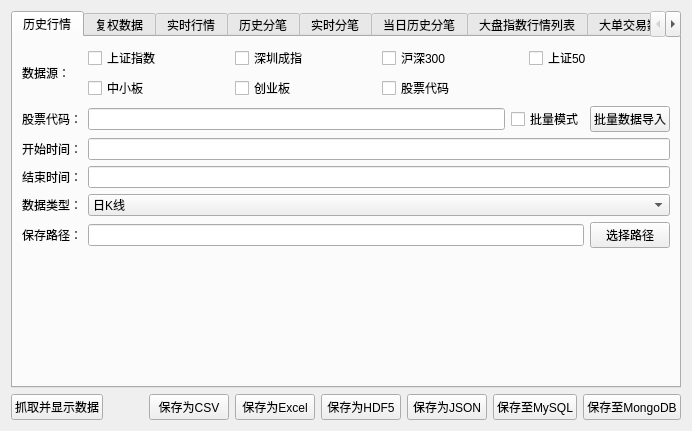
<?xml version="1.0" encoding="UTF-8"?>
<ui version="4.0">
 <class>transactionDataWidget</class>
 <widget class="QWidget" name="transactionDataWidget">
  <property name="geometry">
   <rect>
    <x>0</x>
    <y>0</y>
    <width>692</width>
    <height>431</height>
   </rect>
  </property>
  <property name="windowTitle">
   <string>股票数据</string>
  </property>
  <layout class="QVBoxLayout" name="verticalLayout">
   <item>
    <widget class="QTabWidget" name="tabWidget">
     <property name="currentIndex">
      <number>0</number>
     </property>
     <widget class="QWidget" name="tabHistoricalQuotation">
      <attribute name="title">
       <string>历史行情</string>
      </attribute>
      <layout class="QGridLayout" name="gridLayout_2">
       <item row="0" column="0">
        <widget class="QLabel" name="labDataSource">
         <property name="text">
          <string>数据源：</string>
         </property>
        </widget>
       </item>
       <item row="0" column="1">
        <layout class="QGridLayout" name="gridLayout">
         <item row="0" column="0">
          <widget class="QCheckBox" name="chkBoxSH">
           <property name="text">
            <string>上证指数</string>
           </property>
           <attribute name="buttonGroup">
            <string notr="true">buttonGroup</string>
           </attribute>
          </widget>
         </item>
         <item row="0" column="1">
          <widget class="QCheckBox" name="chkBoxSZ">
           <property name="text">
            <string>深圳成指</string>
           </property>
           <attribute name="buttonGroup">
            <string notr="true">buttonGroup</string>
           </attribute>
          </widget>
         </item>
         <item row="0" column="2">
          <widget class="QCheckBox" name="chkBoxHS300">
           <property name="text">
            <string>沪深300</string>
           </property>
           <attribute name="buttonGroup">
            <string notr="true">buttonGroup</string>
           </attribute>
          </widget>
         </item>
         <item row="0" column="3">
          <widget class="QCheckBox" name="chkBoxSZ50">
           <property name="text">
            <string>上证50</string>
           </property>
           <attribute name="buttonGroup">
            <string notr="true">buttonGroup</string>
           </attribute>
          </widget>
         </item>
         <item row="1" column="0">
          <widget class="QCheckBox" name="chkBoxZXB">
           <property name="text">
            <string>中小板</string>
           </property>
           <attribute name="buttonGroup">
            <string notr="true">buttonGroup</string>
           </attribute>
          </widget>
         </item>
         <item row="1" column="1">
          <widget class="QCheckBox" name="chkBoxCYB">
           <property name="text">
            <string>创业板</string>
           </property>
           <attribute name="buttonGroup">
            <string notr="true">buttonGroup</string>
           </attribute>
          </widget>
         </item>
         <item row="1" column="2" colspan="2">
          <widget class="QCheckBox" name="chkBoxStockCode">
           <property name="text">
            <string>股票代码</string>
           </property>
           <attribute name="buttonGroup">
            <string notr="true">buttonGroup</string>
           </attribute>
          </widget>
         </item>
        </layout>
       </item>
       <item row="1" column="0">
        <widget class="QLabel" name="labStockCodeForHistoricalQuotation">
         <property name="text">
          <string>股票代码：</string>
         </property>
        </widget>
       </item>
       <item row="1" column="1">
        <layout class="QHBoxLayout" name="horizontalLayout_2">
         <item>
          <widget class="QLineEdit" name="lineEditStockCodeForHistoricalQuotation"/>
         </item>
         <item>
          <widget class="QCheckBox" name="chkBoxBulkModeForHistoricalQuotation">
           <property name="text">
            <string>批量模式</string>
           </property>
          </widget>
         </item>
         <item>
          <widget class="QPushButton" name="btnBulkModeForHistoricalQuotation">
           <property name="text">
            <string>批量数据导入</string>
           </property>
          </widget>
         </item>
        </layout>
       </item>
       <item row="2" column="0">
        <widget class="QLabel" name="labStartTimeForHistoricalQuotation">
         <property name="text">
          <string>开始时间：</string>
         </property>
        </widget>
       </item>
       <item row="2" column="1">
        <widget class="LineEdit" name="lineEditStartTimeForHistoricalQuotation"/>
       </item>
       <item row="3" column="0">
        <widget class="QLabel" name="labEndTimeForHistoricalQuotation">
         <property name="text">
          <string>结束时间：</string>
         </property>
        </widget>
       </item>
       <item row="3" column="1">
        <widget class="LineEdit" name="lineEditEndTimeForHistoricalQuotation"/>
       </item>
       <item row="4" column="0">
        <widget class="QLabel" name="labDataType">
         <property name="text">
          <string>数据类型：</string>
         </property>
        </widget>
       </item>
       <item row="4" column="1">
        <widget class="QComboBox" name="comboBoxDataType">
         <item>
          <property name="text">
           <string>日K线</string>
          </property>
         </item>
         <item>
          <property name="text">
           <string>每周</string>
          </property>
         </item>
         <item>
          <property name="text">
           <string>每月</string>
          </property>
         </item>
         <item>
          <property name="text">
           <string>5分钟</string>
          </property>
         </item>
         <item>
          <property name="text">
           <string>15分钟</string>
          </property>
         </item>
         <item>
          <property name="text">
           <string>30分钟</string>
          </property>
         </item>
         <item>
          <property name="text">
           <string>60分钟</string>
          </property>
         </item>
        </widget>
       </item>
       <item row="5" column="0">
        <widget class="QLabel" name="labSavePathForHistoricalQuotation">
         <property name="text">
          <string>保存路径：</string>
         </property>
        </widget>
       </item>
       <item row="5" column="1">
        <layout class="QHBoxLayout" name="horizontalLayout_9">
         <item>
          <widget class="LineEdit" name="lineEditSavePathForHistoricalQuotation"/>
         </item>
         <item>
          <widget class="QPushButton" name="btnSavePathForHistoricalQuotation">
           <property name="text">
            <string>选择路径</string>
           </property>
          </widget>
         </item>
        </layout>
       </item>
       <item row="6" column="0" colspan="2">
        <widget class="QWidget" name="widgetHistoricalQuotation" native="true">
         <property name="sizePolicy">
          <sizepolicy hsizetype="Preferred" vsizetype="Expanding">
           <horstretch>0</horstretch>
           <verstretch>0</verstretch>
          </sizepolicy>
         </property>
        </widget>
       </item>
      </layout>
     </widget>
     <widget class="QWidget" name="tabRehabilitationData">
      <attribute name="title">
       <string>复权数据</string>
      </attribute>
      <layout class="QVBoxLayout" name="verticalLayout_3">
       <item>
        <layout class="QGridLayout" name="gridLayout_3">
         <item row="0" column="0">
          <widget class="QLabel" name="labStockCodeForRehabilitationData">
           <property name="text">
            <string>股票代码：</string>
           </property>
          </widget>
         </item>
         <item row="0" column="1">
          <layout class="QHBoxLayout" name="horizontalLayout_3">
           <item>
            <widget class="QLineEdit" name="lineEditStockCodeForRehabilitationData"/>
           </item>
           <item>
            <widget class="QCheckBox" name="chkBoxBulkModeForRehabilitationData">
             <property name="text">
              <string>批量模式</string>
             </property>
            </widget>
           </item>
           <item>
            <widget class="QPushButton" name="btnBulkModeForRehabilitationData">
             <property name="text">
              <string>批量数据导入</string>
             </property>
            </widget>
           </item>
          </layout>
         </item>
         <item row="1" column="0">
          <widget class="QLabel" name="labStartTimeForRehabilitationData">
           <property name="text">
            <string>开始时间：</string>
           </property>
          </widget>
         </item>
         <item row="1" column="1">
          <widget class="LineEdit" name="lineEditStartTimeForRehabilitationData"/>
         </item>
         <item row="2" column="0">
          <widget class="QLabel" name="labEndTimeForRehabilitationData">
           <property name="text">
            <string>结束时间：</string>
           </property>
          </widget>
         </item>
         <item row="2" column="1">
          <widget class="LineEdit" name="lineEditEndTimeForRehabilitationData"/>
         </item>
         <item row="3" column="0">
          <widget class="QLabel" name="labRehabilitationType">
           <property name="text">
            <string>复权类型：</string>
           </property>
          </widget>
         </item>
         <item row="3" column="1">
          <widget class="QComboBox" name="comboBoxRehabilitationType">
           <item>
            <property name="text">
             <string>前复权</string>
            </property>
           </item>
           <item>
            <property name="text">
             <string>后复权</string>
            </property>
           </item>
           <item>
            <property name="text">
             <string>不复权</string>
            </property>
           </item>
          </widget>
         </item>
         <item row="4" column="1">
          <layout class="QHBoxLayout" name="horizontalLayout_4">
           <item>
            <widget class="QCheckBox" name="chkBoxYes">
             <property name="text">
              <string>是</string>
             </property>
             <attribute name="buttonGroup">
              <string notr="true">buttonGroup_2</string>
             </attribute>
            </widget>
           </item>
           <item>
            <widget class="QCheckBox" name="chkBoxNo">
             <property name="text">
              <string>否</string>
             </property>
             <attribute name="buttonGroup">
              <string notr="true">buttonGroup_2</string>
             </attribute>
            </widget>
           </item>
           <item>
            <spacer name="horizontalSpacer_2">
             <property name="orientation">
              <enum>Qt::Horizontal</enum>
             </property>
             <property name="sizeHint" stdset="0">
              <size>
               <width>40</width>
               <height>20</height>
              </size>
             </property>
            </spacer>
           </item>
          </layout>
         </item>
         <item row="4" column="0">
          <widget class="QLabel" name="labIsMarketIndex">
           <property name="text">
            <string>是否为大盘指数：</string>
           </property>
          </widget>
         </item>
         <item row="5" column="0">
          <widget class="QLabel" name="labSavePathForRehabilitationData">
           <property name="text">
            <string>保存路径：</string>
           </property>
          </widget>
         </item>
         <item row="5" column="1">
          <layout class="QHBoxLayout" name="horizontalLayout_10">
           <item>
            <widget class="QLineEdit" name="lineEditSavePathForRehabilitationData"/>
           </item>
           <item>
            <widget class="QPushButton" name="btnSavePathForRehabilitationData">
             <property name="text">
              <string>选择路径</string>
             </property>
            </widget>
           </item>
          </layout>
         </item>
        </layout>
       </item>
       <item>
        <widget class="QWidget" name="widgetRehabilitationData" native="true">
         <property name="sizePolicy">
          <sizepolicy hsizetype="Preferred" vsizetype="Expanding">
           <horstretch>0</horstretch>
           <verstretch>0</verstretch>
          </sizepolicy>
         </property>
        </widget>
       </item>
      </layout>
     </widget>
     <widget class="QWidget" name="tabRealTimeQuotes">
      <attribute name="title">
       <string>实时行情</string>
      </attribute>
      <layout class="QVBoxLayout" name="verticalLayout_4">
       <item>
        <layout class="QHBoxLayout" name="horizontalLayout_17">
         <item>
          <widget class="QLabel" name="labSavePathForRealTimeQuotation">
           <property name="text">
            <string>保存路径：</string>
           </property>
          </widget>
         </item>
         <item>
          <widget class="QLineEdit" name="lineEditSavePathForRealTimeQuotation"/>
         </item>
         <item>
          <widget class="QPushButton" name="btnSavePathForRealTimeQuotation">
           <property name="text">
            <string>选择路径</string>
           </property>
          </widget>
         </item>
        </layout>
       </item>
       <item>
        <widget class="QWidget" name="widgetRealTimeQuotes" native="true">
         <property name="sizePolicy">
          <sizepolicy hsizetype="Expanding" vsizetype="Expanding">
           <horstretch>0</horstretch>
           <verstretch>0</verstretch>
          </sizepolicy>
         </property>
        </widget>
       </item>
      </layout>
     </widget>
     <widget class="QWidget" name="tabHistoricalTick">
      <attribute name="title">
       <string>历史分笔</string>
      </attribute>
      <layout class="QVBoxLayout" name="verticalLayout_5">
       <item>
        <layout class="QGridLayout" name="gridLayout_4">
         <item row="0" column="0">
          <widget class="QLabel" name="labStockCodeForHistoricalTick">
           <property name="text">
            <string>股票代码：</string>
           </property>
          </widget>
         </item>
         <item row="0" column="1">
          <layout class="QHBoxLayout" name="horizontalLayout_6">
           <item>
            <widget class="QLineEdit" name="lineEditStockCodeForHistoricalTick"/>
           </item>
           <item>
            <widget class="QCheckBox" name="chkBoxBulkModeForHistoricalTick">
             <property name="text">
              <string>批量模式</string>
             </property>
            </widget>
           </item>
           <item>
            <widget class="QPushButton" name="btnBulkModeForHistoricalTick">
             <property name="text">
              <string>批量数据导入</string>
             </property>
            </widget>
           </item>
          </layout>
         </item>
         <item row="1" column="0">
          <widget class="QLabel" name="labTickTimeForHistoricalTick">
           <property name="text">
            <string>分笔日期：</string>
           </property>
          </widget>
         </item>
         <item row="1" column="1">
          <widget class="LineEdit" name="lineEditTickTimeForHistoricalTick"/>
         </item>
         <item row="2" column="0">
          <widget class="QLabel" name="labSavePathForHistoricalTick">
           <property name="text">
            <string>保存路径：</string>
           </property>
          </widget>
         </item>
         <item row="2" column="1">
          <layout class="QHBoxLayout" name="horizontalLayout_14">
           <item>
            <widget class="QLineEdit" name="lineEditSavePathForHistoricalTick"/>
           </item>
           <item>
            <widget class="QPushButton" name="btnSavePathForHistoricalTick">
             <property name="text">
              <string>选择路径</string>
             </property>
            </widget>
           </item>
          </layout>
         </item>
        </layout>
       </item>
       <item>
        <widget class="QWidget" name="widgetHistoricalTick" native="true">
         <property name="sizePolicy">
          <sizepolicy hsizetype="Preferred" vsizetype="Expanding">
           <horstretch>0</horstretch>
           <verstretch>0</verstretch>
          </sizepolicy>
         </property>
        </widget>
       </item>
      </layout>
     </widget>
     <widget class="QWidget" name="tabRealTimeTick">
      <attribute name="title">
       <string>实时分笔</string>
      </attribute>
      <layout class="QVBoxLayout" name="verticalLayout_6">
       <item>
        <layout class="QGridLayout" name="gridLayout_6">
         <item row="0" column="0">
          <widget class="QLabel" name="labDataSourceForRealTimeTick">
           <property name="text">
            <string>数据源：</string>
           </property>
          </widget>
         </item>
         <item row="0" column="1">
          <layout class="QGridLayout" name="gridLayout_5">
           <item row="0" column="0">
            <widget class="QCheckBox" name="chkBoxSHForRealTimeTick">
             <property name="sizePolicy">
              <sizepolicy hsizetype="Expanding" vsizetype="Fixed">
               <horstretch>0</horstretch>
               <verstretch>0</verstretch>
              </sizepolicy>
             </property>
             <property name="text">
              <string>上证指数</string>
             </property>
             <attribute name="buttonGroup">
              <string notr="true">buttonGroup_2</string>
             </attribute>
            </widget>
           </item>
           <item row="0" column="1">
            <widget class="QCheckBox" name="chkBoxSZForRealTimeTick">
             <property name="sizePolicy">
              <sizepolicy hsizetype="Expanding" vsizetype="Fixed">
               <horstretch>0</horstretch>
               <verstretch>0</verstretch>
              </sizepolicy>
             </property>
             <property name="text">
              <string>深圳成指</string>
             </property>
             <attribute name="buttonGroup">
              <string notr="true">buttonGroup_2</string>
             </attribute>
            </widget>
           </item>
           <item row="0" column="2">
            <widget class="QCheckBox" name="chkBoxHS300ForRealTimeTick">
             <property name="sizePolicy">
              <sizepolicy hsizetype="Expanding" vsizetype="Fixed">
               <horstretch>0</horstretch>
               <verstretch>0</verstretch>
              </sizepolicy>
             </property>
             <property name="text">
              <string>沪深300</string>
             </property>
             <attribute name="buttonGroup">
              <string notr="true">buttonGroup_2</string>
             </attribute>
            </widget>
           </item>
           <item row="0" column="3">
            <widget class="QCheckBox" name="chkBoxSZ50ForRealTimeTick">
             <property name="sizePolicy">
              <sizepolicy hsizetype="Expanding" vsizetype="Fixed">
               <horstretch>0</horstretch>
               <verstretch>0</verstretch>
              </sizepolicy>
             </property>
             <property name="text">
              <string>上证50</string>
             </property>
             <attribute name="buttonGroup">
              <string notr="true">buttonGroup_2</string>
             </attribute>
            </widget>
           </item>
           <item row="1" column="0">
            <widget class="QCheckBox" name="chkBoxZXBForRealTimeTick">
             <property name="text">
              <string>中小板</string>
             </property>
             <attribute name="buttonGroup">
              <string notr="true">buttonGroup_2</string>
             </attribute>
            </widget>
           </item>
           <item row="1" column="1">
            <widget class="QCheckBox" name="chkBoxCYBForRealTimeTick">
             <property name="text">
              <string>创业板</string>
             </property>
             <attribute name="buttonGroup">
              <string notr="true">buttonGroup_2</string>
             </attribute>
            </widget>
           </item>
           <item row="1" column="2" colspan="2">
            <widget class="QCheckBox" name="chkBoxStockCodeForRealTimeTick">
             <property name="text">
              <string>股票代码</string>
             </property>
             <attribute name="buttonGroup">
              <string notr="true">buttonGroup_2</string>
             </attribute>
            </widget>
           </item>
          </layout>
         </item>
         <item row="1" column="0">
          <widget class="QLabel" name="labStockCodeForRealTimeTick">
           <property name="text">
            <string>股票代码：</string>
           </property>
          </widget>
         </item>
         <item row="1" column="1">
          <layout class="QHBoxLayout" name="horizontalLayout_5">
           <item>
            <widget class="QLineEdit" name="lineEditStockCodeForRealTimeTick"/>
           </item>
           <item>
            <widget class="QCheckBox" name="chkBoxBulkModeForRealTimeTick">
             <property name="text">
              <string>批量模式</string>
             </property>
            </widget>
           </item>
           <item>
            <widget class="QPushButton" name="btnBulkModeForRealTimeTick">
             <property name="text">
              <string>批量数据导入</string>
             </property>
            </widget>
           </item>
          </layout>
         </item>
         <item row="2" column="0">
          <widget class="QLabel" name="labSavePathForRealTimeTick">
           <property name="text">
            <string>保存路径：</string>
           </property>
          </widget>
         </item>
         <item row="2" column="1">
          <layout class="QHBoxLayout" name="horizontalLayout_13">
           <item>
            <widget class="QLineEdit" name="lineEditSavePathForRealTimeTick"/>
           </item>
           <item>
            <widget class="QPushButton" name="btnSavePathForRealTimeTick">
             <property name="text">
              <string>选择路径</string>
             </property>
            </widget>
           </item>
          </layout>
         </item>
        </layout>
       </item>
       <item>
        <widget class="QWidget" name="widgetRealTimeTick" native="true">
         <property name="sizePolicy">
          <sizepolicy hsizetype="Preferred" vsizetype="Expanding">
           <horstretch>0</horstretch>
           <verstretch>0</verstretch>
          </sizepolicy>
         </property>
        </widget>
       </item>
      </layout>
     </widget>
     <widget class="QWidget" name="tabSameDayHistoricalTick">
      <attribute name="title">
       <string>当日历史分笔</string>
      </attribute>
      <layout class="QVBoxLayout" name="verticalLayout_7">
       <item>
        <layout class="QHBoxLayout" name="horizontalLayout_7">
         <item>
          <widget class="QLabel" name="labStockCodeForSameDayHistoricalTick">
           <property name="text">
            <string>股票代码：</string>
           </property>
          </widget>
         </item>
         <item>
          <widget class="QLineEdit" name="lineEditStockCodeForSameDayHistoricalTick"/>
         </item>
         <item>
          <widget class="QCheckBox" name="chkBoxBulkModeForSameDayHistoricalTick">
           <property name="text">
            <string>批量模式</string>
           </property>
          </widget>
         </item>
         <item>
          <widget class="QPushButton" name="btnBulkModeForSameDayHistoricalTick">
           <property name="text">
            <string>批量数据导入</string>
           </property>
          </widget>
         </item>
        </layout>
       </item>
       <item>
        <layout class="QHBoxLayout" name="horizontalLayout_12">
         <item>
          <widget class="QLabel" name="labSavePathForSameDayHistoricalTick">
           <property name="text">
            <string>保存路径：</string>
           </property>
          </widget>
         </item>
         <item>
          <widget class="QLineEdit" name="lineEditSavePathForSameDayHistoricalTick"/>
         </item>
         <item>
          <widget class="QPushButton" name="btnSavePathForSameDayHistoricalTick">
           <property name="text">
            <string>选择路径</string>
           </property>
          </widget>
         </item>
        </layout>
       </item>
       <item>
        <widget class="QWidget" name="widgetSameDayHistoricalTick" native="true">
         <property name="sizePolicy">
          <sizepolicy hsizetype="Preferred" vsizetype="Expanding">
           <horstretch>0</horstretch>
           <verstretch>0</verstretch>
          </sizepolicy>
         </property>
        </widget>
       </item>
      </layout>
     </widget>
     <widget class="QWidget" name="tabMarketIndexList">
      <attribute name="title">
       <string>大盘指数行情列表</string>
      </attribute>
      <layout class="QGridLayout" name="gridLayout_8">
       <item row="1" column="0">
        <widget class="QWidget" name="widgetMarketIndexList" native="true">
         <property name="sizePolicy">
          <sizepolicy hsizetype="Preferred" vsizetype="Expanding">
           <horstretch>0</horstretch>
           <verstretch>0</verstretch>
          </sizepolicy>
         </property>
        </widget>
       </item>
       <item row="0" column="0">
        <layout class="QHBoxLayout" name="horizontalLayout_16">
         <item>
          <widget class="QLabel" name="labSavePathForMarketIndexList">
           <property name="text">
            <string>保存路径：</string>
           </property>
          </widget>
         </item>
         <item>
          <widget class="QLineEdit" name="lineEditSavePathForMarketIndexList"/>
         </item>
         <item>
          <widget class="QPushButton" name="btnSavePathForMarketIndexList">
           <property name="text">
            <string>选择路径</string>
           </property>
          </widget>
         </item>
        </layout>
       </item>
      </layout>
     </widget>
     <widget class="QWidget" name="tabBigSingleTransactionData">
      <attribute name="title">
       <string>大单交易数据</string>
      </attribute>
      <layout class="QVBoxLayout" name="verticalLayout_8">
       <item>
        <layout class="QGridLayout" name="gridLayout_7">
         <item row="0" column="0">
          <widget class="QLabel" name="labStockCodeForBigSingleTransactionData">
           <property name="text">
            <string>股票代码：</string>
           </property>
          </widget>
         </item>
         <item row="0" column="1">
          <layout class="QHBoxLayout" name="horizontalLayout_8">
           <item>
            <widget class="QLineEdit" name="lineEditStockCodeForBigSingleTransactionData"/>
           </item>
           <item>
            <widget class="QCheckBox" name="chkBoxBulkModeForBigSingleTransactionData">
             <property name="text">
              <string>批量模式</string>
             </property>
            </widget>
           </item>
           <item>
            <widget class="QPushButton" name="btnBulkModeForBigSingleTransactionData">
             <property name="text">
              <string>批量数据导入</string>
             </property>
            </widget>
           </item>
          </layout>
         </item>
         <item row="1" column="0">
          <widget class="QLabel" name="labTransactionTimeForBigSingleTransactionData">
           <property name="text">
            <string>交易日期：</string>
           </property>
          </widget>
         </item>
         <item row="1" column="1">
          <widget class="LineEdit" name="lineEditTransactionTimeForBigSingleTransactionData"/>
         </item>
         <item row="2" column="0">
          <widget class="QLabel" name="labLots">
           <property name="text">
            <string>手数：</string>
           </property>
          </widget>
         </item>
         <item row="2" column="1">
          <widget class="LineEdit" name="lineEditLots">
           <property name="text">
            <string>400</string>
           </property>
          </widget>
         </item>
         <item row="3" column="0">
          <widget class="QLabel" name="labSavePathForBigSingleTransactionData">
           <property name="text">
            <string>保存路径：</string>
           </property>
          </widget>
         </item>
         <item row="3" column="1">
          <layout class="QHBoxLayout" name="horizontalLayout_11">
           <item>
            <widget class="QLineEdit" name="lineEditSavePathForBigSingleTransactionData"/>
           </item>
           <item>
            <widget class="QPushButton" name="btnSavePathForBigSingleTransactionData">
             <property name="text">
              <string>选择路径</string>
             </property>
            </widget>
           </item>
          </layout>
         </item>
        </layout>
       </item>
       <item>
        <widget class="QWidget" name="widgetBigSingleTransactionData" native="true">
         <property name="sizePolicy">
          <sizepolicy hsizetype="Preferred" vsizetype="Expanding">
           <horstretch>0</horstretch>
           <verstretch>0</verstretch>
          </sizepolicy>
         </property>
        </widget>
       </item>
      </layout>
     </widget>
    </widget>
   </item>
   <item>
    <layout class="QHBoxLayout" name="horizontalLayout">
     <item>
      <widget class="QPushButton" name="btnShowData">
       <property name="text">
        <string>抓取并显示数据</string>
       </property>
      </widget>
     </item>
     <item>
      <spacer name="horizontalSpacer">
       <property name="orientation">
        <enum>Qt::Horizontal</enum>
       </property>
       <property name="sizeHint" stdset="0">
        <size>
         <width>40</width>
         <height>20</height>
        </size>
       </property>
      </spacer>
     </item>
     <item>
      <widget class="QPushButton" name="btnSaveToCSV">
       <property name="text">
        <string>保存为CSV</string>
       </property>
      </widget>
     </item>
     <item>
      <widget class="QPushButton" name="btnSaveToExcel">
       <property name="text">
        <string>保存为Excel</string>
       </property>
      </widget>
     </item>
     <item>
      <widget class="QPushButton" name="btnSaveToHDF5">
       <property name="text">
        <string>保存为HDF5</string>
       </property>
      </widget>
     </item>
     <item>
      <widget class="QPushButton" name="btnSaveToJSON">
       <property name="text">
        <string>保存为JSON</string>
       </property>
      </widget>
     </item>
     <item>
      <widget class="QPushButton" name="btnSaveToMySQL">
       <property name="text">
        <string>保存至MySQL</string>
       </property>
      </widget>
     </item>
     <item>
      <widget class="QPushButton" name="btnSaveToMongoDB">
       <property name="text">
        <string>保存至MongoDB</string>
       </property>
      </widget>
     </item>
    </layout>
   </item>
  </layout>
 </widget>
 <customwidgets>
  <customwidget>
   <class>LineEdit</class>
   <extends>QLineEdit</extends>
   <header>lineEdit.h</header>
  </customwidget>
 </customwidgets>
 <resources/>
 <connections/>
 <buttongroups>
  <buttongroup name="buttonGroup_2"/>
  <buttongroup name="buttonGroup"/>
 </buttongroups>
</ui>
